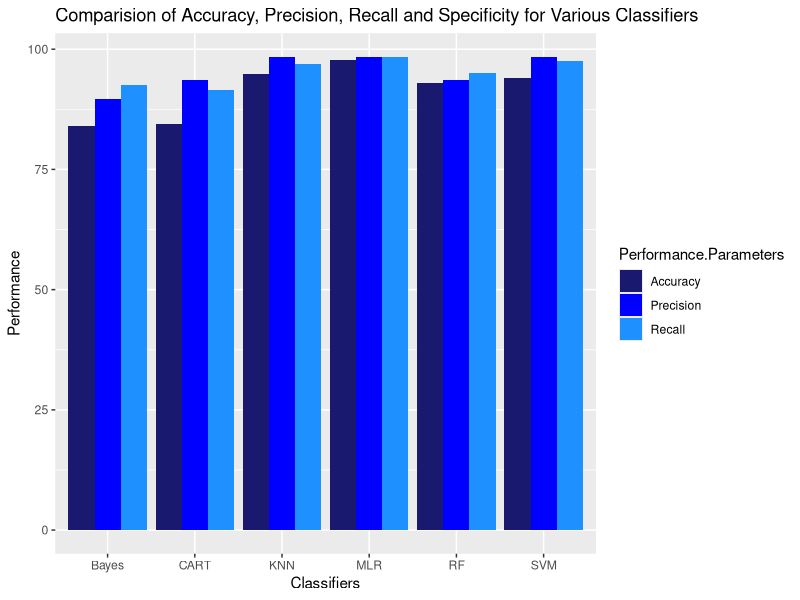
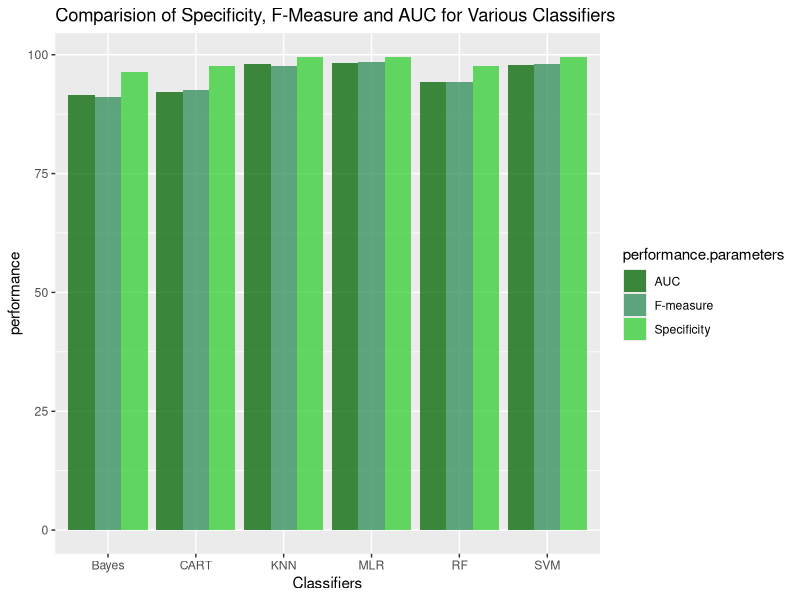

R code for these plots, in order:
library(ggplot2)
data<-read.csv("Feature_Selection_Recursive_feature_Elimination.csv")
gr<-ggplot(data, aes(x = Classifiers, y = Performance, fill = Performance.Parameters)) + geom_col(position = position_dodge()) + scale_fill_manual(values = c("#191970", "#0000FF", "#1E90FF", "#87CEFA" )) + ggtitle("Comparision of Accuracy, Precision, Recall and Specificity for Various Classifiers")
print(gr)

gr1<-ggplot(data, aes(x = Classifiers, y = performance, fill = performance.parameters)) + geom_col(position = position_dodge(), alpha = 0.75) + scale_fill_manual(values = c("#006400", "#2E8B57", "#32CD32", "#98FB98" )) + ggtitle("Comparision of Specificity, F-Measure and AUC for Various Classifiers")
print(gr1)
